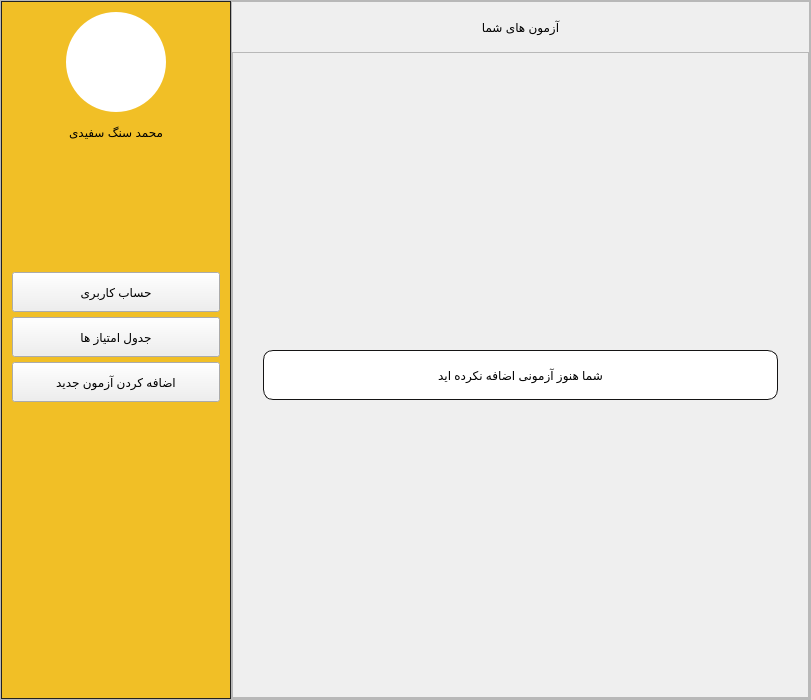
<?xml version="1.0" encoding="UTF-8"?>
<ui version="4.0">
 <class>MainWindow</class>
 <widget class="QMainWindow" name="MainWindow">
  <property name="geometry">
   <rect>
    <x>0</x>
    <y>0</y>
    <width>811</width>
    <height>700</height>
   </rect>
  </property>
  <property name="windowTitle">
   <string>صفحه اصلی</string>
  </property>
  <widget class="QWidget" name="centralwidget">
   <layout class="QVBoxLayout" name="verticalLayout">
    <property name="spacing">
     <number>0</number>
    </property>
    <property name="leftMargin">
     <number>0</number>
    </property>
    <property name="topMargin">
     <number>0</number>
    </property>
    <property name="rightMargin">
     <number>0</number>
    </property>
    <property name="bottomMargin">
     <number>0</number>
    </property>
    <item>
     <widget class="QFrame" name="contectFrame">
      <property name="minimumSize">
       <size>
        <width>0</width>
        <height>0</height>
       </size>
      </property>
      <property name="styleSheet">
       <string notr="true">QFrame#contectFrame{}</string>
      </property>
      <property name="frameShape">
       <enum>QFrame::StyledPanel</enum>
      </property>
      <property name="frameShadow">
       <enum>QFrame::Raised</enum>
      </property>
      <layout class="QHBoxLayout" name="horizontalLayout">
       <property name="spacing">
        <number>0</number>
       </property>
       <property name="leftMargin">
        <number>0</number>
       </property>
       <property name="topMargin">
        <number>0</number>
       </property>
       <property name="rightMargin">
        <number>0</number>
       </property>
       <property name="bottomMargin">
        <number>0</number>
       </property>
       <item>
        <widget class="QFrame" name="menuFrame">
         <property name="minimumSize">
          <size>
           <width>230</width>
           <height>0</height>
          </size>
         </property>
         <property name="maximumSize">
          <size>
           <width>250</width>
           <height>16777215</height>
          </size>
         </property>
         <property name="styleSheet">
          <string notr="true">#menuFrame{
	border:1px solid rgb(34, 34, 34) ;
	background-color:#f1bf26;
}
</string>
         </property>
         <property name="frameShape">
          <enum>QFrame::StyledPanel</enum>
         </property>
         <property name="frameShadow">
          <enum>QFrame::Raised</enum>
         </property>
         <layout class="QVBoxLayout" name="verticalLayout_4">
          <property name="spacing">
           <number>5</number>
          </property>
          <property name="leftMargin">
           <number>10</number>
          </property>
          <property name="topMargin">
           <number>10</number>
          </property>
          <property name="rightMargin">
           <number>10</number>
          </property>
          <property name="bottomMargin">
           <number>10</number>
          </property>
          <item>
           <layout class="QGridLayout" name="gridLayout_2">
            <item row="0" column="0">
             <widget class="QLabel" name="profileImageLabel">
              <property name="minimumSize">
               <size>
                <width>100</width>
                <height>100</height>
               </size>
              </property>
              <property name="maximumSize">
               <size>
                <width>100</width>
                <height>100</height>
               </size>
              </property>
              <property name="sizeIncrement">
               <size>
                <width>0</width>
                <height>0</height>
               </size>
              </property>
              <property name="styleSheet">
               <string notr="true">QFrame#profileImageLabel{
backgound-color:#fffff;
border-radius:50px;
background-color:#ffffff;
}
QFrame#profileImageLabel::QPixmap{

}</string>
              </property>
              <property name="text">
               <string/>
              </property>
              <property name="alignment">
               <set>Qt::AlignCenter</set>
              </property>
             </widget>
            </item>
           </layout>
          </item>
          <item>
           <layout class="QGridLayout" name="gridLayout">
            <property name="horizontalSpacing">
             <number>6</number>
            </property>
            <property name="verticalSpacing">
             <number>0</number>
            </property>
            <item row="0" column="0">
             <widget class="QLabel" name="profileNameLabel">
              <property name="minimumSize">
               <size>
                <width>0</width>
                <height>30</height>
               </size>
              </property>
              <property name="maximumSize">
               <size>
                <width>16777215</width>
                <height>16777215</height>
               </size>
              </property>
              <property name="styleSheet">
               <string notr="true"/>
              </property>
              <property name="text">
               <string>محمد سنگ سفیدی</string>
              </property>
              <property name="alignment">
               <set>Qt::AlignCenter</set>
              </property>
             </widget>
            </item>
           </layout>
          </item>
          <item>
           <spacer name="verticalSpacer">
            <property name="orientation">
             <enum>Qt::Vertical</enum>
            </property>
            <property name="sizeType">
             <enum>QSizePolicy::Minimum</enum>
            </property>
            <property name="sizeHint" stdset="0">
             <size>
              <width>20</width>
              <height>120</height>
             </size>
            </property>
           </spacer>
          </item>
          <item>
           <widget class="QPushButton" name="profileSettingButton">
            <property name="minimumSize">
             <size>
              <width>90</width>
              <height>40</height>
             </size>
            </property>
            <property name="maximumSize">
             <size>
              <width>16777215</width>
              <height>16777215</height>
             </size>
            </property>
            <property name="text">
             <string>حساب کاربری</string>
            </property>
           </widget>
          </item>
          <item>
           <widget class="QPushButton" name="ratingTableButton">
            <property name="minimumSize">
             <size>
              <width>90</width>
              <height>40</height>
             </size>
            </property>
            <property name="maximumSize">
             <size>
              <width>16777215</width>
              <height>16777215</height>
             </size>
            </property>
            <property name="text">
             <string>جدول امتیاز ها</string>
            </property>
           </widget>
          </item>
          <item>
           <widget class="QPushButton" name="createQuizButton">
            <property name="minimumSize">
             <size>
              <width>90</width>
              <height>40</height>
             </size>
            </property>
            <property name="maximumSize">
             <size>
              <width>16777215</width>
              <height>16777215</height>
             </size>
            </property>
            <property name="text">
             <string>اضافه کردن آزمون جدید</string>
            </property>
           </widget>
          </item>
          <item>
           <spacer name="verticalSpacer_2">
            <property name="orientation">
             <enum>Qt::Vertical</enum>
            </property>
            <property name="sizeType">
             <enum>QSizePolicy::MinimumExpanding</enum>
            </property>
            <property name="sizeHint" stdset="0">
             <size>
              <width>20</width>
              <height>40</height>
             </size>
            </property>
           </spacer>
          </item>
         </layout>
        </widget>
       </item>
       <item>
        <widget class="QFrame" name="contentFrame">
         <property name="frameShape">
          <enum>QFrame::StyledPanel</enum>
         </property>
         <property name="frameShadow">
          <enum>QFrame::Raised</enum>
         </property>
         <layout class="QVBoxLayout" name="verticalLayout_2">
          <property name="spacing">
           <number>0</number>
          </property>
          <property name="leftMargin">
           <number>0</number>
          </property>
          <property name="topMargin">
           <number>0</number>
          </property>
          <property name="rightMargin">
           <number>0</number>
          </property>
          <property name="bottomMargin">
           <number>0</number>
          </property>
          <item>
           <widget class="QLabel" name="titleLabel">
            <property name="minimumSize">
             <size>
              <width>0</width>
              <height>50</height>
             </size>
            </property>
            <property name="text">
             <string>آزمون های شما</string>
            </property>
            <property name="alignment">
             <set>Qt::AlignCenter</set>
            </property>
           </widget>
          </item>
          <item>
           <widget class="QScrollArea" name="scrollArea">
            <property name="minimumSize">
             <size>
              <width>568</width>
              <height>0</height>
             </size>
            </property>
            <property name="verticalScrollBarPolicy">
             <enum>Qt::ScrollBarAsNeeded</enum>
            </property>
            <property name="horizontalScrollBarPolicy">
             <enum>Qt::ScrollBarAlwaysOff</enum>
            </property>
            <property name="widgetResizable">
             <bool>true</bool>
            </property>
            <widget class="QWidget" name="scrollAreaWidgetContents">
             <property name="geometry">
              <rect>
               <x>0</x>
               <y>0</y>
               <width>575</width>
               <height>644</height>
              </rect>
             </property>
             <layout class="QGridLayout" name="contectLayout">
              <property name="leftMargin">
               <number>30</number>
              </property>
              <property name="topMargin">
               <number>30</number>
              </property>
              <property name="rightMargin">
               <number>30</number>
              </property>
              <property name="bottomMargin">
               <number>30</number>
              </property>
              <property name="horizontalSpacing">
               <number>0</number>
              </property>
              <property name="verticalSpacing">
               <number>30</number>
              </property>
              <item row="0" column="0">
               <widget class="QLabel" name="emptyLabel">
                <property name="enabled">
                 <bool>true</bool>
                </property>
                <property name="minimumSize">
                 <size>
                  <width>150</width>
                  <height>50</height>
                 </size>
                </property>
                <property name="maximumSize">
                 <size>
                  <width>10000000</width>
                  <height>50</height>
                 </size>
                </property>
                <property name="styleSheet">
                 <string notr="true">#emptyLabel{
	border:1px solid #151414;
    border-radius: 10px;
    background-color: #ffffff;
}</string>
                </property>
                <property name="text">
                 <string>شما هنوز آزمونی اضافه نکرده اید</string>
                </property>
                <property name="alignment">
                 <set>Qt::AlignCenter</set>
                </property>
               </widget>
              </item>
             </layout>
            </widget>
           </widget>
          </item>
         </layout>
        </widget>
       </item>
      </layout>
     </widget>
    </item>
   </layout>
  </widget>
 </widget>
 <resources/>
 <connections/>
</ui>
